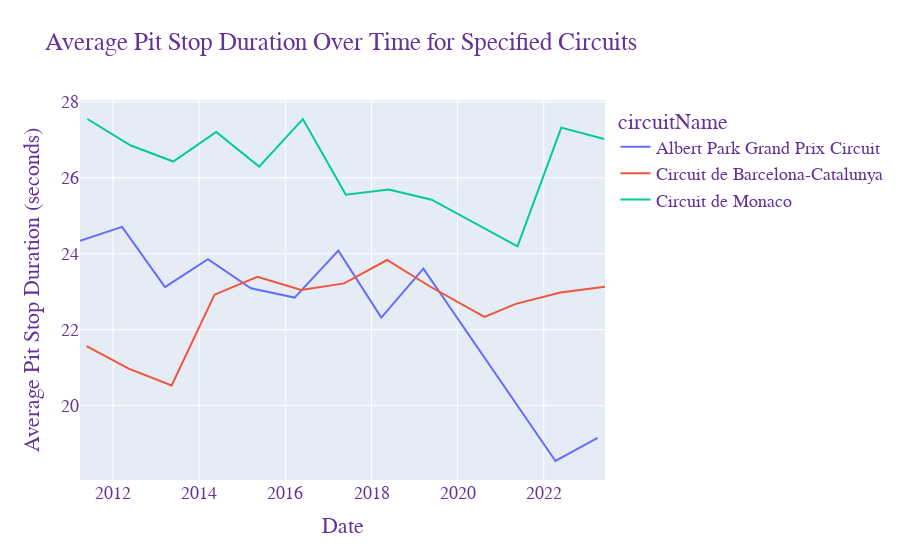

The notebook cell this image was saved under:
### Code cell
import plotly.express as px

# Step 1: Filter the DataFrame to include only rows with the specified circuit IDs
specified_circuit_ids = [1, 4, 6]
filtered_newPitStops = newPitStops[newPitStops['circuitId'].isin(specified_circuit_ids)]

# Step 2: Filter the DataFrame to include only rows with valid pit stop durations
valid_duration_df = filtered_newPitStops[filtered_newPitStops['seconds'] < 50]
print(valid_duration_df)

# Step 3: Group the filtered DataFrame by race date and circuit ID and calculate the average pit stop duration for each race
average_pit_stop_time_per_circuit = valid_duration_df.groupby(['date', 'circuitName'])['seconds'].mean().reset_index()

circuit_names = ["Albert Park Grand Prix Circuit" , "Circuit de Barcelona-Catalunya" , "Circuit de Monaco"]


# Step 4: Create the line plot
fig = px.line(average_pit_stop_time_per_circuit, x='date', y='seconds', color='circuitName', 
              title='Average Pit Stop Duration Over Time for Specified Circuits',
              labels={'date': 'Date', 'seconds': 'Average Pit Stop Duration (seconds)', 'Circuit Name': 'circuitName'})

# Increase font size
fig.update_layout(
    font=dict(
        family="Arial",
        size=18,
        color="RebeccaPurple"
    )
)

fig.show()

### Figure 1 — Plotly figure (JSON) as saved in the notebook; plotly's stock layout.template omitted (floating-point values rounded to 4 significant figures)
{"data": [{"hovertemplate": "circuitName=Albert Park Grand Prix Circuit<br>Date=%{x}<br>Average Pit Stop Duration (seconds)=%{y}<extra></extra>", "legendgroup": "Albert Park Grand Prix Circuit", "line": {"color": "#636efa", "dash": "solid"}, "marker": {"symbol": "circle"}, "mode": "lines", "name": "Albert Park Grand Prix Circuit", "orientation": "v", "showlegend": true, "x": ["2011-03-27", "2012-03-18", "2013-03-17", "2014-03-16", "2015-03-15", "2016-03-20", "2017-03-26", "2018-03-25", "2019-03-17", "2022-04-10", "2023-04-02"], "xaxis": "x", "y": [24.34, 24.71, 23.12, 23.86, 23.09, 22.85, 24.08, 22.32, 23.61, 18.54, 19.15], "yaxis": "y", "type": "scatter"}, {"hovertemplate": "circuitName=Circuit de Barcelona-Catalunya<br>Date=%{x}<br>Average Pit Stop Duration (seconds)=%{y}<extra></extra>", "legendgroup": "Circuit de Barcelona-Catalunya", "line": {"color": "#EF553B", "dash": "solid"}, "marker": {"symbol": "circle"}, "mode": "lines", "name": "Circuit de Barcelona-Catalunya", "orientation": "v", "showlegend": true, "x": ["2011-05-22", "2012-05-13", "2013-05-12", "2014-05-11", "2015-05-10", "2016-05-15", "2017-05-14", "2018-05-13", "2019-05-12", "2020-08-16", "2021-05-09", "2022-05-22", "2023-06-04"], "xaxis": "x", "y": [21.57, 20.97, 20.53, 22.92, 23.4, 23.05, 23.22, 23.83, 23.14, 22.34, 22.68, 22.98, 23.13], "yaxis": "y", "type": "scatter"}, {"hovertemplate": "circuitName=Circuit de Monaco<br>Date=%{x}<br>Average Pit Stop Duration (seconds)=%{y}<extra></extra>", "legendgroup": "Circuit de Monaco", "line": {"color": "#00cc96", "dash": "solid"}, "marker": {"symbol": "circle"}, "mode": "lines", "name": "Circuit de Monaco", "orientation": "v", "showlegend": true, "x": ["2011-05-29", "2012-05-27", "2013-05-26", "2014-05-25", "2015-05-24", "2016-05-29", "2017-05-28", "2018-05-27", "2019-05-26", "2021-05-23", "2022-05-29", "2023-05-28"], "xaxis": "x", "y": [27.55, 26.86, 26.43, 27.21, 26.29, 27.55, 25.55, 25.69, 25.42, 24.2, 27.32, 27.02], "yaxis": "y", "type": "scatter"}], "layout": {"xaxis": {"anchor": "y", "domain": [0.0, 1.0], "title": {"text": "Date"}}, "yaxis": {"anchor": "x", "domain": [0.0, 1.0], "title": {"text": "Average Pit Stop Duration (seconds)"}}, "legend": {"title": {"text": "circuitName"}, "tracegroupgap": 0}, "title": {"text": "Average Pit Stop Duration Over Time for Specified Circuits"}, "font": {"family": "Arial", "size": 18, "color": "RebeccaPurple"}}}
